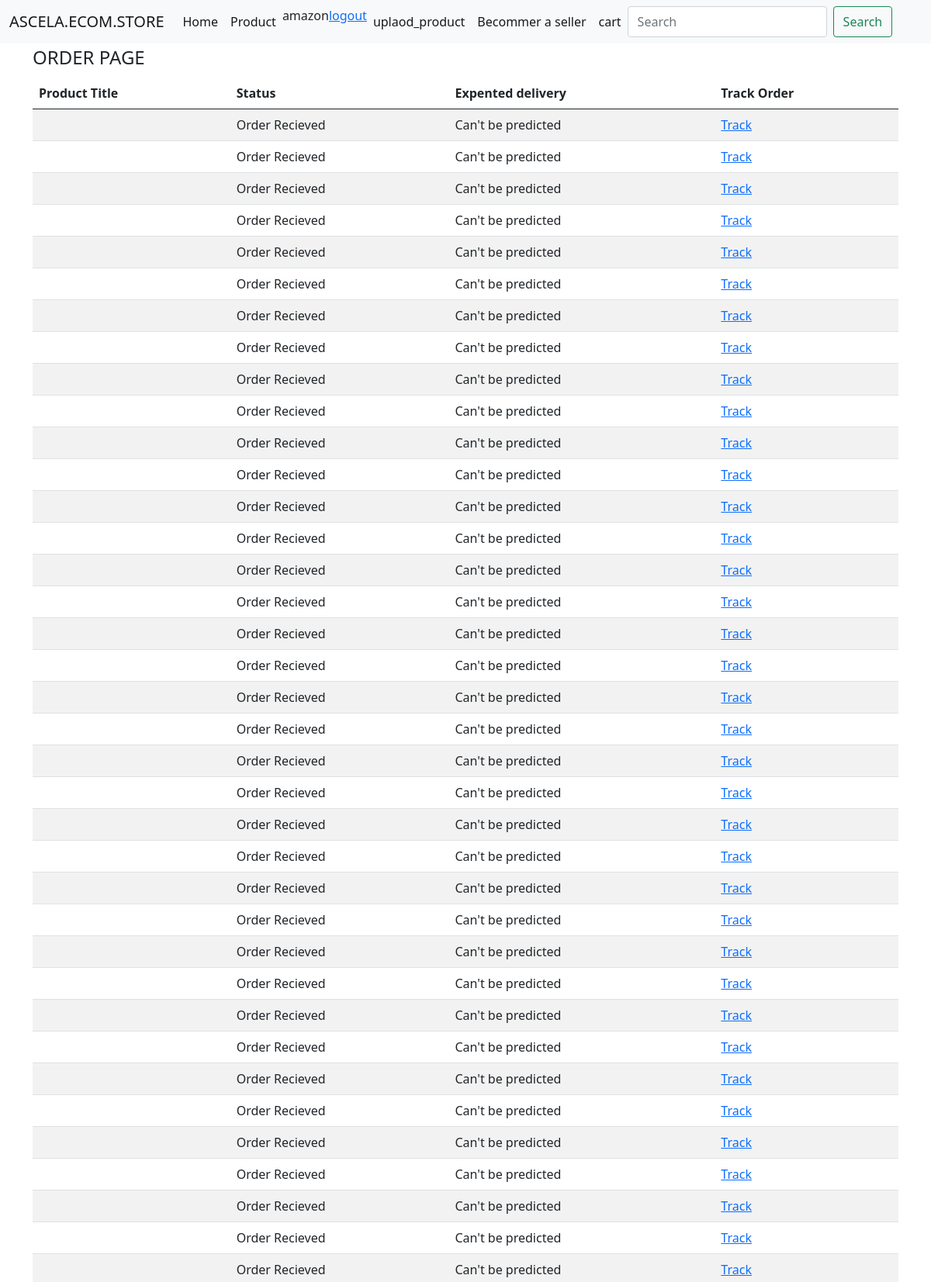
The app's page /order_view/ (signed in, upper part) with its own data.
### store/models.py (models this page shows, shortened)
class Order(models.Model):
    STATUS= (
        ('Order Recieved','Order Recieved'),
        ('Order Accepted','Order Accepted'),
        ('Out for delivery ','Our for delivery '),
        ('Deliverd','Delivered'), )
    PAYMENT = (
        (1 ,'Cash On Delivery'),
        (2,'Pay now'))
    payment_status_choices = (
        (1, 'SUCCESS'),
        (2, 'FAILURE' ),
        (3, 'PENDING'),
        (4,'PAY ON DELIVERY')
    )
    customer =  models.ForeignKey(User,null=True,on_delete=models.SET_NULL)
    product_item = models.ForeignKey(OrderItem,null=True,on_delete=models.SET_NULL)
    date_created = models.DateTimeField(null=True,auto_now_add=True)
    order_payment_mode = models.IntegerField(max_length=25,null=True,blank=False,choices=PAYMENT)
    status = models.CharField(max_length=200, null=True, choices=STATUS)
    shipping_address = models.ForeignKey(ShippingAddress_customer,null=True,on_delete=models.SET_NULL)
    payment_status = models.IntegerField(choices = payment_status_choices, default=3)
    order_id = models.CharField(unique=True, max_length=100, null=True, blank=True, default=None)
    datetime_of_payment = models.DateTimeField(auto_now_add=True,null=True)
    razorpay_order_id = models.CharField(max_length=500, null=True, blank=True)
    razorpay_payment_id = models.CharField(max_length=500, null=True, blank=True)
    razorpay_signature = models.CharField(max_length=500, null=True, blank=True)

### store/views.py (the view)
# urls.py: path('order_view/',views.order_page,name='order_view'),
@login_required(login_url='login')
def order_page(request):
    order = Order.objects.all()
    context = {'orders':order}
    return render(request,'store/order_view.html',context)

### store/templates/store/order_view.html
{% extends 'store/base.html' %}
{% block content %}
    <div class='container'>
<table class="table table-striped">
    <legend> ORDER PAGE </legend>
  <thead>
    <tr>
      <th scope="col">Product Title</th>
      <th scope="col">Status</th>
      <th scope="col">Expented delivery</th>
      <th scope="col">Track Order</th>
    </tr>
  </thead>
  <tbody>
      {%   for order in orders %}
    <tr>
      <td scope="row">{{order.product}}</td>
      <td>{{order.status}}</td>
      <td> Can't be predicted </td>
      <td><a href="{% url 'tracker' order.id %} ">Track </a> </td>
    </tr>
     {% endfor%}
  </tbody>
</table>  </div>
{% endblock %}

### store/templates/store/base.html (shortened to what this page needs)
<!doctype html>
<html lang="en">
<head>
    <link href="https://cdn.jsdelivr.net/npm/bootstrap@5.0.0-beta3/dist/css/bootstrap.min.css" rel="stylesheet"
>
</head>
<body>
    <nav class="navbar navbar-expand-lg navbar-light bg-light">
  <div class="container-fluid">
    <a class="navbar-brand" href="#">ASCELA.ECOM.STORE</a>
    <div class="collapse navbar-collapse" id="navbarSupportedContent">
      <ul class="navbar-nav me-auto mb-2 mb-lg-0">
        <li class="nav-item">
          <a class="nav-link active" aria-current="page" href="{% url 'home' %}">Home</a>
        </li>
        <li class="nav-item">
          <a class="nav-link active " href="{% url 'product' %}"> Product</a>
        </li>
          {%  if request.user.is_authenticated %}
            <li>
            <span> <p> {{request.user}}  </p> </span>
         </li>
          <li>
              <a href= "{% url 'logout' %}">logout </a>
          </li>
          {%  endif %}
            <li class="nav-item">
          <a class="nav-link active " href="{% url 'Upload_product' %}"> uplaod_product  </a>
            </li>
            <li class="nav-item">
          <a class="nav-link active " href="{% url 'register_vendor' %}"> Becommer a seller  </a>
            </li>
           <li class="nav-item">
          <a class="nav-link active " href="{% url 'view_cart' %}"> cart </a>
            </li>
      <form class="d-flex">
        <input class="form-control me-2" type="search" placeholder="Search" aria-label="Search">
        <button class="btn btn-outline-success" type="submit">Search</button>
      </form>
    </div>
  </div>
</nav>
        {% block content %}
        {% endblock %}
</body>
</html>

### records on screen
Order: status "Order Recieved"
Order: status "Order Recieved"
Order: status "Order Recieved"
Order: status "Order Recieved"
Order: status "Order Recieved"
Order: status "Order Recieved"
Order: status "Order Recieved"
Order: status "Order Recieved"
Order: status "Order Recieved"
Order: status "Order Recieved"
Order: status "Order Recieved"
Order: status "Order Recieved"
Order: status "Order Recieved"
Order: status "Order Recieved"
Order: status "Order Recieved"
Order: status "Order Recieved"
Order: status "Order Recieved"
Order: status "Order Recieved"
Order: status "Order Recieved"
Order: status "Order Recieved"
Order: status "Order Recieved"
Order: status "Order Recieved"
Order: status "Order Recieved"
Order: status "Order Recieved"
Order: status "Order Recieved"
Order: status "Order Recieved"
Order: status "Order Recieved"
Order: status "Order Recieved"
Order: status "Order Recieved"
Order: status "Order Recieved"
Order: status "Order Recieved"
Order: status "Order Recieved"
Order: status "Order Recieved"
Order: status "Order Recieved"
Order: status "Order Recieved"
Order: status "Order Recieved"
Order: status "Order Recieved"

### other values on screen
{{ request.user }} "amazon"
